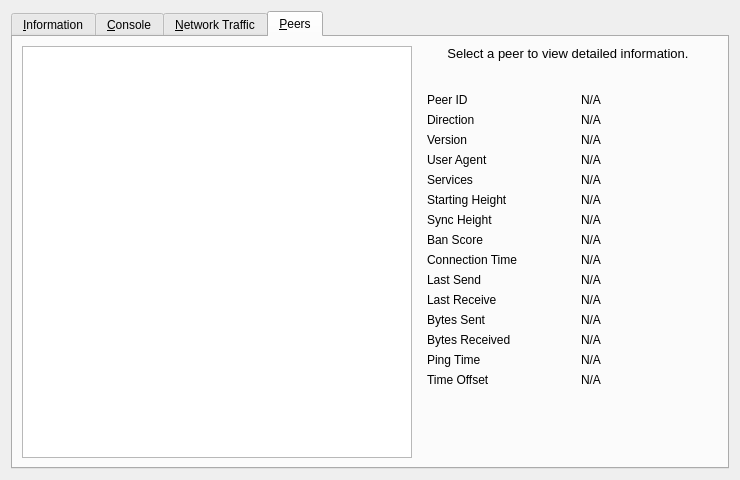
<?xml version="1.0" encoding="UTF-8"?>
<ui version="4.0">
 <class>RPCConsole</class>
 <widget class="QDialog" name="RPCConsole">
  <property name="geometry">
   <rect>
    <x>0</x>
    <y>0</y>
    <width>740</width>
    <height>480</height>
   </rect>
  </property>
  <property name="windowTitle">
   <string>Phantom - Debug window</string>
  </property>
  <layout class="QVBoxLayout" name="verticalLayout_2">
   <item>
    <widget class="QTabWidget" name="tabWidget">
     <property name="currentIndex">
      <number>3</number>
     </property>
     <widget class="QWidget" name="tab_info">
      <attribute name="title">
       <string>&amp;Information</string>
      </attribute>
      <layout class="QGridLayout" name="gridLayout" columnstretch="0,1">
       <property name="horizontalSpacing">
        <number>12</number>
       </property>
       <item row="0" column="0">
        <widget class="QLabel" name="label_9">
         <property name="font">
          <font>
           <weight>75</weight>
           <bold>true</bold>
          </font>
         </property>
         <property name="text">
          <string>Phantom Core</string>
         </property>
        </widget>
       </item>
       <item row="1" column="0">
        <widget class="QLabel" name="label_5">
         <property name="text">
          <string>Client name</string>
         </property>
        </widget>
       </item>
       <item row="1" column="1">
        <widget class="QLabel" name="clientName">
         <property name="cursor">
          <cursorShape>IBeamCursor</cursorShape>
         </property>
         <property name="text">
          <string>N/A</string>
         </property>
         <property name="textFormat">
          <enum>Qt::PlainText</enum>
         </property>
         <property name="textInteractionFlags">
          <set>Qt::LinksAccessibleByMouse|Qt::TextSelectableByKeyboard|Qt::TextSelectableByMouse</set>
         </property>
        </widget>
       </item>
       <item row="2" column="0">
        <widget class="QLabel" name="label_6">
         <property name="text">
          <string>Client version</string>
         </property>
        </widget>
       </item>
       <item row="2" column="1">
        <widget class="QLabel" name="clientVersion">
         <property name="cursor">
          <cursorShape>IBeamCursor</cursorShape>
         </property>
         <property name="text">
          <string>N/A</string>
         </property>
         <property name="textFormat">
          <enum>Qt::PlainText</enum>
         </property>
         <property name="textInteractionFlags">
          <set>Qt::LinksAccessibleByMouse|Qt::TextSelectableByKeyboard|Qt::TextSelectableByMouse</set>
         </property>
        </widget>
       </item>
       <item row="3" column="0">
        <widget class="QLabel" name="label_14">
         <property name="text">
          <string>Using OpenSSL version</string>
         </property>
         <property name="indent">
          <number>10</number>
         </property>
        </widget>
       </item>
       <item row="3" column="1">
        <widget class="QLabel" name="openSSLVersion">
         <property name="cursor">
          <cursorShape>IBeamCursor</cursorShape>
         </property>
         <property name="text">
          <string>N/A</string>
         </property>
         <property name="textFormat">
          <enum>Qt::PlainText</enum>
         </property>
         <property name="textInteractionFlags">
          <set>Qt::LinksAccessibleByMouse|Qt::TextSelectableByKeyboard|Qt::TextSelectableByMouse</set>
         </property>
        </widget>
       </item>
       <item row="4" column="0">
        <widget class="QLabel" name="label_berkeleyDBVersion">
         <property name="text">
          <string>Using BerkeleyDB version</string>
         </property>
         <property name="indent">
          <number>10</number>
         </property>
        </widget>
       </item>
       <item row="4" column="1">
        <widget class="QLabel" name="berkeleyDBVersion">
         <property name="cursor">
          <cursorShape>IBeamCursor</cursorShape>
         </property>
         <property name="text">
          <string>N/A</string>
         </property>
         <property name="textFormat">
          <enum>Qt::PlainText</enum>
         </property>
         <property name="textInteractionFlags">
          <set>Qt::LinksAccessibleByMouse|Qt::TextSelectableByKeyboard|Qt::TextSelectableByMouse</set>
         </property>
        </widget>
       </item>
       <item row="5" column="0">
        <widget class="QLabel" name="label_12">
         <property name="text">
          <string>Build date</string>
         </property>
        </widget>
       </item>
       <item row="5" column="1">
        <widget class="QLabel" name="buildDate">
         <property name="cursor">
          <cursorShape>IBeamCursor</cursorShape>
         </property>
         <property name="text">
          <string>N/A</string>
         </property>
         <property name="textFormat">
          <enum>Qt::PlainText</enum>
         </property>
         <property name="textInteractionFlags">
          <set>Qt::LinksAccessibleByMouse|Qt::TextSelectableByKeyboard|Qt::TextSelectableByMouse</set>
         </property>
        </widget>
       </item>
       <item row="6" column="0">
        <widget class="QLabel" name="label_13">
         <property name="text">
          <string>Startup time</string>
         </property>
        </widget>
       </item>
       <item row="6" column="1">
        <widget class="QLabel" name="startupTime">
         <property name="cursor">
          <cursorShape>IBeamCursor</cursorShape>
         </property>
         <property name="text">
          <string>N/A</string>
         </property>
         <property name="textFormat">
          <enum>Qt::PlainText</enum>
         </property>
         <property name="textInteractionFlags">
          <set>Qt::LinksAccessibleByMouse|Qt::TextSelectableByKeyboard|Qt::TextSelectableByMouse</set>
         </property>
        </widget>
       </item>
       <item row="7" column="0">
        <widget class="QLabel" name="label_11">
         <property name="font">
          <font>
           <weight>75</weight>
           <bold>true</bold>
          </font>
         </property>
         <property name="text">
          <string>Network</string>
         </property>
        </widget>
       </item>
       <item row="8" column="0">
        <widget class="QLabel" name="label_8">
         <property name="text">
          <string>Name</string>
         </property>
        </widget>
       </item>
       <item row="8" column="1">
        <widget class="QLabel" name="networkName">
         <property name="cursor">
          <cursorShape>IBeamCursor</cursorShape>
         </property>
         <property name="text">
          <string>N/A</string>
         </property>
         <property name="textFormat">
          <enum>Qt::PlainText</enum>
         </property>
         <property name="textInteractionFlags">
          <set>Qt::LinksAccessibleByMouse|Qt::TextSelectableByKeyboard|Qt::TextSelectableByMouse</set>
         </property>
        </widget>
       </item>
       <item row="9" column="0">
        <widget class="QLabel" name="label_7">
         <property name="text">
          <string>Number of connections</string>
         </property>
        </widget>
       </item>
       <item row="9" column="1">
        <widget class="QLabel" name="numberOfConnections">
         <property name="cursor">
          <cursorShape>IBeamCursor</cursorShape>
         </property>
         <property name="text">
          <string>N/A</string>
         </property>
         <property name="textFormat">
          <enum>Qt::PlainText</enum>
         </property>
         <property name="textInteractionFlags">
          <set>Qt::LinksAccessibleByMouse|Qt::TextSelectableByKeyboard|Qt::TextSelectableByMouse</set>
         </property>
        </widget>
       </item>
       <item row="10" column="0">
        <widget class="QLabel" name="label_10">
         <property name="font">
          <font>
           <weight>75</weight>
           <bold>true</bold>
          </font>
         </property>
         <property name="text">
          <string>Block chain</string>
         </property>
        </widget>
       </item>
       <item row="11" column="0">
        <widget class="QLabel" name="label_3">
         <property name="text">
          <string>Current number of blocks</string>
         </property>
        </widget>
       </item>
       <item row="11" column="1">
        <widget class="QLabel" name="numberOfBlocks">
         <property name="cursor">
          <cursorShape>IBeamCursor</cursorShape>
         </property>
         <property name="text">
          <string>N/A</string>
         </property>
         <property name="textFormat">
          <enum>Qt::PlainText</enum>
         </property>
         <property name="textInteractionFlags">
          <set>Qt::LinksAccessibleByMouse|Qt::TextSelectableByKeyboard|Qt::TextSelectableByMouse</set>
         </property>
        </widget>
       </item>
       <item row="12" column="0">
        <widget class="QLabel" name="label_31">
         <property name="text">
          <string>Estimated total blocks</string>
         </property>
        </widget>
       </item>
       <item row="12" column="1">
        <widget class="QLabel" name="totalBlocks">
         <property name="cursor">
          <cursorShape>IBeamCursor</cursorShape>
         </property>
         <property name="text">
          <string>N/A</string>
         </property>
         <property name="textFormat">
          <enum>Qt::PlainText</enum>
         </property>
         <property name="textInteractionFlags">
          <set>Qt::LinksAccessibleByMouse|Qt::TextSelectableByKeyboard|Qt::TextSelectableByMouse</set>
         </property>
        </widget>
       </item>
       <item row="13" column="0">
        <widget class="QLabel" name="label_2">
         <property name="text">
          <string>Last block time</string>
         </property>
        </widget>
       </item>
       <item row="13" column="1">
        <widget class="QLabel" name="lastBlockTime">
         <property name="cursor">
          <cursorShape>IBeamCursor</cursorShape>
         </property>
         <property name="text">
          <string>N/A</string>
         </property>
         <property name="textFormat">
          <enum>Qt::PlainText</enum>
         </property>
         <property name="textInteractionFlags">
          <set>Qt::LinksAccessibleByMouse|Qt::TextSelectableByKeyboard|Qt::TextSelectableByMouse</set>
         </property>
        </widget>
       </item>
       <item row="13" column="0">
        <spacer name="verticalSpacer_2">
         <property name="orientation">
          <enum>Qt::Vertical</enum>
         </property>
         <property name="sizeHint" stdset="0">
          <size>
           <width>20</width>
           <height>20</height>
          </size>
         </property>
        </spacer>
       </item>
       <item row="14" column="0">
        <widget class="QLabel" name="labelDebugLogfile">
         <property name="font">
          <font>
           <weight>75</weight>
           <bold>true</bold>
          </font>
         </property>
         <property name="text">
          <string>Debug log file</string>
         </property>
        </widget>
       </item>
       <item row="15" column="0">
        <widget class="QPushButton" name="openDebugLogfileButton">
         <property name="toolTip">
          <string>Open the Phantom debug log file from the current data directory. This can take a few seconds for large log files.</string>
         </property>
         <property name="text">
          <string>&amp;Open</string>
         </property>
         <property name="autoDefault">
          <bool>false</bool>
         </property>
        </widget>
       </item>
       <item row="16" column="0">
        <widget class="QLabel" name="labelCLOptions">
         <property name="font">
          <font>
           <weight>75</weight>
           <bold>true</bold>
          </font>
         </property>
         <property name="text">
          <string>Command-line options</string>
         </property>
        </widget>
       </item>
       <item row="17" column="0">
        <widget class="QPushButton" name="showCLOptionsButton">
         <property name="toolTip">
          <string>Show the Phantom help message to get a list with possible Phantom command-line options.</string>
         </property>
         <property name="text">
          <string>&amp;Show</string>
         </property>
         <property name="autoDefault">
          <bool>false</bool>
         </property>
        </widget>
       </item>
       <item row="18" column="0">
        <spacer name="verticalSpacer">
         <property name="orientation">
          <enum>Qt::Vertical</enum>
         </property>
         <property name="sizeHint" stdset="0">
          <size>
           <width>20</width>
           <height>40</height>
          </size>
         </property>
        </spacer>
       </item>
      </layout>
     </widget>
     <widget class="QWidget" name="tab_console">
      <attribute name="title">
       <string>&amp;Console</string>
      </attribute>
      <layout class="QVBoxLayout" name="verticalLayout_3">
       <property name="spacing">
        <number>3</number>
       </property>
       <item>
        <widget class="QTextEdit" name="messagesWidget">
         <property name="minimumSize">
          <size>
           <width>0</width>
           <height>100</height>
          </size>
         </property>
         <property name="readOnly">
          <bool>true</bool>
         </property>
         <property name="tabKeyNavigation" stdset="0">
          <bool>false</bool>
         </property>
         <property name="columnCount" stdset="0">
          <number>2</number>
         </property>
        </widget>
       </item>
       <item>
        <layout class="QHBoxLayout" name="horizontalLayout">
         <property name="spacing">
          <number>3</number>
         </property>
         <item>
          <widget class="QLabel" name="label">
           <property name="text">
            <string notr="true">&gt;</string>
           </property>
          </widget>
         </item>
         <item>
          <widget class="QLineEdit" name="lineEdit"/>
         </item>
         <item>
          <widget class="QPushButton" name="clearButton">
           <property name="maximumSize">
            <size>
             <width>24</width>
             <height>24</height>
            </size>
           </property>
           <property name="toolTip">
            <string>Clear console</string>
           </property>
           <property name="text">
            <string/>
           </property>
           <property name="icon">
            <iconset resource="../../../spectre.qrc">
             <normaloff>:/icons/remove</normaloff>:/icons/remove</iconset>
           </property>
           <property name="shortcut">
            <string notr="true">Ctrl+L</string>
           </property>
           <property name="autoDefault">
            <bool>false</bool>
           </property>
          </widget>
         </item>
        </layout>
       </item>
      </layout>
     </widget>
     <widget class="QWidget" name="tab_nettraffic">
      <attribute name="title">
       <string>&amp;Network Traffic</string>
      </attribute>
      <layout class="QHBoxLayout" name="horizontalLayout_3">
       <item>
        <layout class="QVBoxLayout" name="verticalLayout_4">
         <item>
          <widget class="TrafficGraphWidget" name="trafficGraph" native="true">
           <property name="sizePolicy">
            <sizepolicy hsizetype="Expanding" vsizetype="Expanding">
             <horstretch>0</horstretch>
             <verstretch>0</verstretch>
            </sizepolicy>
           </property>
          </widget>
         </item>
         <item>
          <layout class="QHBoxLayout" name="horizontalLayout_2">
           <item>
            <widget class="QSlider" name="sldGraphRange">
             <property name="minimum">
              <number>1</number>
             </property>
             <property name="maximum">
              <number>288</number>
             </property>
             <property name="pageStep">
              <number>12</number>
             </property>
             <property name="value">
              <number>6</number>
             </property>
             <property name="orientation">
              <enum>Qt::Horizontal</enum>
             </property>
            </widget>
           </item>
           <item>
            <widget class="QLabel" name="lblGraphRange">
             <property name="minimumSize">
              <size>
               <width>100</width>
               <height>0</height>
              </size>
             </property>
             <property name="alignment">
              <set>Qt::AlignCenter</set>
             </property>
            </widget>
           </item>
           <item>
            <widget class="QPushButton" name="btnClearTrafficGraph">
             <property name="text">
              <string>&amp;Clear</string>
             </property>
             <property name="autoDefault">
              <bool>false</bool>
             </property>
            </widget>
           </item>
          </layout>
         </item>
        </layout>
       </item>
       <item>
        <layout class="QVBoxLayout" name="verticalLayout">
         <item>
          <widget class="QGroupBox" name="groupBox">
           <property name="title">
            <string>Totals</string>
           </property>
           <layout class="QVBoxLayout" name="verticalLayout_5">
            <item>
             <layout class="QHBoxLayout" name="horizontalLayout_4">
              <item>
               <widget class="Line" name="line">
                <property name="sizePolicy">
                 <sizepolicy hsizetype="Fixed" vsizetype="Fixed">
                  <horstretch>0</horstretch>
                  <verstretch>0</verstretch>
                 </sizepolicy>
                </property>
                <property name="minimumSize">
                 <size>
                  <width>10</width>
                  <height>0</height>
                 </size>
                </property>
                <property name="palette">
                 <palette>
                  <active>
                   <colorrole role="Light">
                    <brush brushstyle="SolidPattern">
                     <color alpha="255">
                      <red>0</red>
                      <green>255</green>
                      <blue>0</blue>
                     </color>
                    </brush>
                   </colorrole>
                  </active>
                  <inactive>
                   <colorrole role="Light">
                    <brush brushstyle="SolidPattern">
                     <color alpha="255">
                      <red>0</red>
                      <green>255</green>
                      <blue>0</blue>
                     </color>
                    </brush>
                   </colorrole>
                  </inactive>
                  <disabled>
                   <colorrole role="Light">
                    <brush brushstyle="SolidPattern">
                     <color alpha="255">
                      <red>0</red>
                      <green>255</green>
                      <blue>0</blue>
                     </color>
                    </brush>
                   </colorrole>
                  </disabled>
                 </palette>
                </property>
                <property name="orientation">
                 <enum>Qt::Horizontal</enum>
                </property>
               </widget>
              </item>
              <item>
               <widget class="QLabel" name="label_16">
                <property name="text">
                 <string>In:</string>
                </property>
               </widget>
              </item>
              <item>
               <widget class="QLabel" name="lblBytesIn">
                <property name="minimumSize">
                 <size>
                  <width>50</width>
                  <height>0</height>
                 </size>
                </property>
                <property name="alignment">
                 <set>Qt::AlignRight|Qt::AlignTrailing|Qt::AlignVCenter</set>
                </property>
               </widget>
              </item>
             </layout>
            </item>
            <item>
             <layout class="QHBoxLayout" name="horizontalLayout_5">
              <item>
               <widget class="Line" name="line_2">
                <property name="sizePolicy">
                 <sizepolicy hsizetype="Fixed" vsizetype="Fixed">
                  <horstretch>0</horstretch>
                  <verstretch>0</verstretch>
                 </sizepolicy>
                </property>
                <property name="minimumSize">
                 <size>
                  <width>10</width>
                  <height>0</height>
                 </size>
                </property>
                <property name="palette">
                 <palette>
                  <active>
                   <colorrole role="Light">
                    <brush brushstyle="SolidPattern">
                     <color alpha="255">
                      <red>255</red>
                      <green>0</green>
                      <blue>0</blue>
                     </color>
                    </brush>
                   </colorrole>
                  </active>
                  <inactive>
                   <colorrole role="Light">
                    <brush brushstyle="SolidPattern">
                     <color alpha="255">
                      <red>255</red>
                      <green>0</green>
                      <blue>0</blue>
                     </color>
                    </brush>
                   </colorrole>
                  </inactive>
                  <disabled>
                   <colorrole role="Light">
                    <brush brushstyle="SolidPattern">
                     <color alpha="255">
                      <red>255</red>
                      <green>0</green>
                      <blue>0</blue>
                     </color>
                    </brush>
                   </colorrole>
                  </disabled>
                 </palette>
                </property>
                <property name="orientation">
                 <enum>Qt::Horizontal</enum>
                </property>
               </widget>
              </item>
              <item>
               <widget class="QLabel" name="label_17">
                <property name="text">
                 <string>Out:</string>
                </property>
               </widget>
              </item>
              <item>
               <widget class="QLabel" name="lblBytesOut">
                <property name="minimumSize">
                 <size>
                  <width>50</width>
                  <height>0</height>
                 </size>
                </property>
                <property name="alignment">
                 <set>Qt::AlignRight|Qt::AlignTrailing|Qt::AlignVCenter</set>
                </property>
               </widget>
              </item>
             </layout>
            </item>
            <item>
             <spacer name="verticalSpacer_4">
              <property name="orientation">
               <enum>Qt::Vertical</enum>
              </property>
              <property name="sizeHint" stdset="0">
               <size>
                <width>20</width>
                <height>407</height>
               </size>
              </property>
             </spacer>
            </item>
           </layout>
          </widget>
         </item>
        </layout>
       </item>
      </layout>
     </widget>
     <widget class="QWidget" name="tab_peers">
      <attribute name="title">
       <string>&amp;Peers</string>
      </attribute>
      <layout class="QGridLayout" name="gridLayout_2">
       <item row="0" column="0" rowspan="2">
        <widget class="QTableView" name="peerWidget">
         <property name="horizontalScrollBarPolicy">
          <enum>Qt::ScrollBarAsNeeded</enum>
         </property>
         <property name="sortingEnabled">
          <bool>true</bool>
         </property>
         <attribute name="horizontalHeaderHighlightSections">
          <bool>false</bool>
         </attribute>
        </widget>
       </item>
       <item row="0" column="1">
        <widget class="QLabel" name="peerHeading">
         <property name="sizePolicy">
          <sizepolicy hsizetype="Preferred" vsizetype="Minimum">
           <horstretch>0</horstretch>
           <verstretch>0</verstretch>
          </sizepolicy>
         </property>
         <property name="minimumSize">
          <size>
           <width>300</width>
           <height>32</height>
          </size>
         </property>
         <property name="font">
          <font>
           <pointsize>10</pointsize>
          </font>
         </property>
         <property name="cursor">
          <cursorShape>IBeamCursor</cursorShape>
         </property>
         <property name="text">
          <string>Select a peer to view detailed information.</string>
         </property>
         <property name="alignment">
          <set>Qt::AlignHCenter|Qt::AlignTop</set>
         </property>
         <property name="wordWrap">
          <bool>true</bool>
         </property>
         <property name="textInteractionFlags">
          <set>Qt::LinksAccessibleByMouse|Qt::TextSelectableByKeyboard|Qt::TextSelectableByMouse</set>
         </property>
        </widget>
       </item>
       <item row="1" column="1">
        <widget class="QWidget" name="detailWidget" native="true">
         <property name="minimumSize">
          <size>
           <width>300</width>
           <height>0</height>
          </size>
         </property>
         <layout class="QGridLayout" name="gridLayout_3">
          <item row="0" column="0">
           <widget class="QLabel" name="label_23">
            <property name="text">
             <string>Peer ID</string>
            </property>
           </widget>
          </item>
          <item row="0" column="2">
           <widget class="QLabel" name="peerId">
            <property name="cursor">
             <cursorShape>IBeamCursor</cursorShape>
            </property>
            <property name="text">
             <string>N/A</string>
            </property>
            <property name="textFormat">
             <enum>Qt::PlainText</enum>
            </property>
            <property name="textInteractionFlags">
             <set>Qt::LinksAccessibleByMouse|Qt::TextSelectableByKeyboard|Qt::TextSelectableByMouse</set>
            </property>
           </widget>
          </item>
          <item row="1" column="0">
           <widget class="QLabel" name="label_30">
            <property name="text">
             <string>Direction</string>
            </property>
           </widget>
          </item>
          <item row="1" column="2">
           <widget class="QLabel" name="peerDirection">
            <property name="cursor">
             <cursorShape>IBeamCursor</cursorShape>
            </property>
            <property name="text">
             <string>N/A</string>
            </property>
            <property name="textFormat">
             <enum>Qt::PlainText</enum>
            </property>
            <property name="textInteractionFlags">
             <set>Qt::LinksAccessibleByMouse|Qt::TextSelectableByKeyboard|Qt::TextSelectableByMouse</set>
            </property>
           </widget>
          </item>
          <item row="2" column="0">
           <widget class="QLabel" name="label_21">
            <property name="text">
             <string>Version</string>
            </property>
           </widget>
          </item>
          <item row="2" column="2">
           <widget class="QLabel" name="peerVersion">
            <property name="cursor">
             <cursorShape>IBeamCursor</cursorShape>
            </property>
            <property name="text">
             <string>N/A</string>
            </property>
            <property name="textFormat">
             <enum>Qt::PlainText</enum>
            </property>
            <property name="textInteractionFlags">
             <set>Qt::LinksAccessibleByMouse|Qt::TextSelectableByKeyboard|Qt::TextSelectableByMouse</set>
            </property>
           </widget>
          </item>
          <item row="3" column="0">
           <widget class="QLabel" name="label_28">
            <property name="text">
             <string>User Agent</string>
            </property>
           </widget>
          </item>
          <item row="3" column="2">
           <widget class="QLabel" name="peerSubversion">
            <property name="cursor">
             <cursorShape>IBeamCursor</cursorShape>
            </property>
            <property name="text">
             <string>N/A</string>
            </property>
            <property name="textFormat">
             <enum>Qt::PlainText</enum>
            </property>
            <property name="textInteractionFlags">
             <set>Qt::LinksAccessibleByMouse|Qt::TextSelectableByKeyboard|Qt::TextSelectableByMouse</set>
            </property>
           </widget>
          </item>
          <item row="4" column="0">
           <widget class="QLabel" name="label_4">
            <property name="text">
             <string>Services</string>
            </property>
           </widget>
          </item>
          <item row="4" column="2">
           <widget class="QLabel" name="peerServices">
            <property name="cursor">
             <cursorShape>IBeamCursor</cursorShape>
            </property>
            <property name="text">
             <string>N/A</string>
            </property>
            <property name="textFormat">
             <enum>Qt::PlainText</enum>
            </property>
            <property name="textInteractionFlags">
             <set>Qt::LinksAccessibleByMouse|Qt::TextSelectableByKeyboard|Qt::TextSelectableByMouse</set>
            </property>
           </widget>
          </item>
          <item row="5" column="0">
           <widget class="QLabel" name="label_29">
            <property name="text">
             <string>Starting Height</string>
            </property>
           </widget>
          </item>
          <item row="5" column="2">
           <widget class="QLabel" name="peerHeight">
            <property name="cursor">
             <cursorShape>IBeamCursor</cursorShape>
            </property>
            <property name="text">
             <string>N/A</string>
            </property>
            <property name="textFormat">
             <enum>Qt::PlainText</enum>
            </property>
            <property name="textInteractionFlags">
             <set>Qt::LinksAccessibleByMouse|Qt::TextSelectableByKeyboard|Qt::TextSelectableByMouse</set>
            </property>
           </widget>
          </item>
          <item row="6" column="0">
           <widget class="QLabel" name="label_27">
            <property name="text">
             <string>Sync Height</string>
            </property>
           </widget>
          </item>
          <item row="6" column="2">
           <widget class="QLabel" name="peerSyncHeight">
            <property name="cursor">
             <cursorShape>IBeamCursor</cursorShape>
            </property>
            <property name="text">
             <string>N/A</string>
            </property>
            <property name="textFormat">
             <enum>Qt::PlainText</enum>
            </property>
            <property name="textInteractionFlags">
             <set>Qt::LinksAccessibleByMouse|Qt::TextSelectableByKeyboard|Qt::TextSelectableByMouse</set>
            </property>
           </widget>
          </item>
          <item row="7" column="0">
           <widget class="QLabel" name="label_24">
            <property name="text">
             <string>Ban Score</string>
            </property>
           </widget>
          </item>
          <item row="7" column="2">
           <widget class="QLabel" name="peerBanScore">
            <property name="cursor">
             <cursorShape>IBeamCursor</cursorShape>
            </property>
            <property name="text">
             <string>N/A</string>
            </property>
            <property name="textFormat">
             <enum>Qt::PlainText</enum>
            </property>
            <property name="textInteractionFlags">
             <set>Qt::LinksAccessibleByMouse|Qt::TextSelectableByKeyboard|Qt::TextSelectableByMouse</set>
            </property>
           </widget>
          </item>
          <item row="8" column="0">
           <widget class="QLabel" name="label_22">
            <property name="text">
             <string>Connection Time</string>
            </property>
           </widget>
          </item>
          <item row="8" column="2">
           <widget class="QLabel" name="peerConnTime">
            <property name="cursor">
             <cursorShape>IBeamCursor</cursorShape>
            </property>
            <property name="text">
             <string>N/A</string>
            </property>
            <property name="textFormat">
             <enum>Qt::PlainText</enum>
            </property>
            <property name="textInteractionFlags">
             <set>Qt::LinksAccessibleByMouse|Qt::TextSelectableByKeyboard|Qt::TextSelectableByMouse</set>
            </property>
           </widget>
          </item>
          <item row="9" column="0">
           <widget class="QLabel" name="label_15">
            <property name="text">
             <string>Last Send</string>
            </property>
           </widget>
          </item>
          <item row="9" column="2">
           <widget class="QLabel" name="peerLastSend">
            <property name="cursor">
             <cursorShape>IBeamCursor</cursorShape>
            </property>
            <property name="text">
             <string>N/A</string>
            </property>
            <property name="textFormat">
             <enum>Qt::PlainText</enum>
            </property>
            <property name="textInteractionFlags">
             <set>Qt::LinksAccessibleByMouse|Qt::TextSelectableByKeyboard|Qt::TextSelectableByMouse</set>
            </property>
           </widget>
          </item>
          <item row="10" column="0">
           <widget class="QLabel" name="label_19">
            <property name="text">
             <string>Last Receive</string>
            </property>
           </widget>
          </item>
          <item row="10" column="2">
           <widget class="QLabel" name="peerLastRecv">
            <property name="cursor">
             <cursorShape>IBeamCursor</cursorShape>
            </property>
            <property name="text">
             <string>N/A</string>
            </property>
            <property name="textFormat">
             <enum>Qt::PlainText</enum>
            </property>
            <property name="textInteractionFlags">
             <set>Qt::LinksAccessibleByMouse|Qt::TextSelectableByKeyboard|Qt::TextSelectableByMouse</set>
            </property>
           </widget>
          </item>
          <item row="11" column="0">
           <widget class="QLabel" name="label_18">
            <property name="text">
             <string>Bytes Sent</string>
            </property>
           </widget>
          </item>
          <item row="11" column="2">
           <widget class="QLabel" name="peerBytesSent">
            <property name="cursor">
             <cursorShape>IBeamCursor</cursorShape>
            </property>
            <property name="text">
             <string>N/A</string>
            </property>
            <property name="textFormat">
             <enum>Qt::PlainText</enum>
            </property>
            <property name="textInteractionFlags">
             <set>Qt::LinksAccessibleByMouse|Qt::TextSelectableByKeyboard|Qt::TextSelectableByMouse</set>
            </property>
           </widget>
          </item>
          <item row="12" column="0">
           <widget class="QLabel" name="label_20">
            <property name="text">
             <string>Bytes Received</string>
            </property>
           </widget>
          </item>
          <item row="12" column="2">
           <widget class="QLabel" name="peerBytesRecv">
            <property name="cursor">
             <cursorShape>IBeamCursor</cursorShape>
            </property>
            <property name="text">
             <string>N/A</string>
            </property>
            <property name="textFormat">
             <enum>Qt::PlainText</enum>
            </property>
            <property name="textInteractionFlags">
             <set>Qt::LinksAccessibleByMouse|Qt::TextSelectableByKeyboard|Qt::TextSelectableByMouse</set>
            </property>
           </widget>
          </item>
          <item row="13" column="0">
           <widget class="QLabel" name="label_26">
            <property name="text">
             <string>Ping Time</string>
            </property>
           </widget>
          </item>
          <item row="13" column="2">
           <widget class="QLabel" name="peerPingTime">
            <property name="cursor">
             <cursorShape>IBeamCursor</cursorShape>
            </property>
            <property name="text">
             <string>N/A</string>
            </property>
            <property name="textFormat">
             <enum>Qt::PlainText</enum>
            </property>
            <property name="textInteractionFlags">
             <set>Qt::LinksAccessibleByMouse|Qt::TextSelectableByKeyboard|Qt::TextSelectableByMouse</set>
            </property>
           </widget>
          </item>
          <item row="14" column="0">
           <widget class="QLabel" name="label_timeoffset">
            <property name="text">
             <string>Time Offset</string>
            </property>
           </widget>
          </item>
          <item row="14" column="2">
           <widget class="QLabel" name="timeoffset">
            <property name="cursor">
             <cursorShape>IBeamCursor</cursorShape>
            </property>
            <property name="text">
             <string>N/A</string>
            </property>
            <property name="textFormat">
             <enum>Qt::PlainText</enum>
            </property>
            <property name="textInteractionFlags">
             <set>Qt::LinksAccessibleByMouse|Qt::TextSelectableByKeyboard|Qt::TextSelectableByMouse</set>
            </property>
           </widget>
          </item>
          <item row="15" column="1">
           <spacer name="verticalSpacer_3">
            <property name="orientation">
             <enum>Qt::Vertical</enum>
            </property>
            <property name="sizeHint" stdset="0">
             <size>
              <width>20</width>
              <height>40</height>
             </size>
            </property>
           </spacer>
          </item>
         </layout>
        </widget>
       </item>
      </layout>
     </widget>
    </widget>
   </item>
  </layout>
 </widget>
 <customwidgets>
  <customwidget>
   <class>TrafficGraphWidget</class>
   <extends>QWidget</extends>
   <header>qt/trafficgraphwidget.h</header>
   <container>1</container>
   <slots>
    <slot>clear()</slot>
   </slots>
  </customwidget>
 </customwidgets>
 <resources>
  <include location="../../../spectre.qrc"/>
 </resources>
 <connections/>
</ui>
